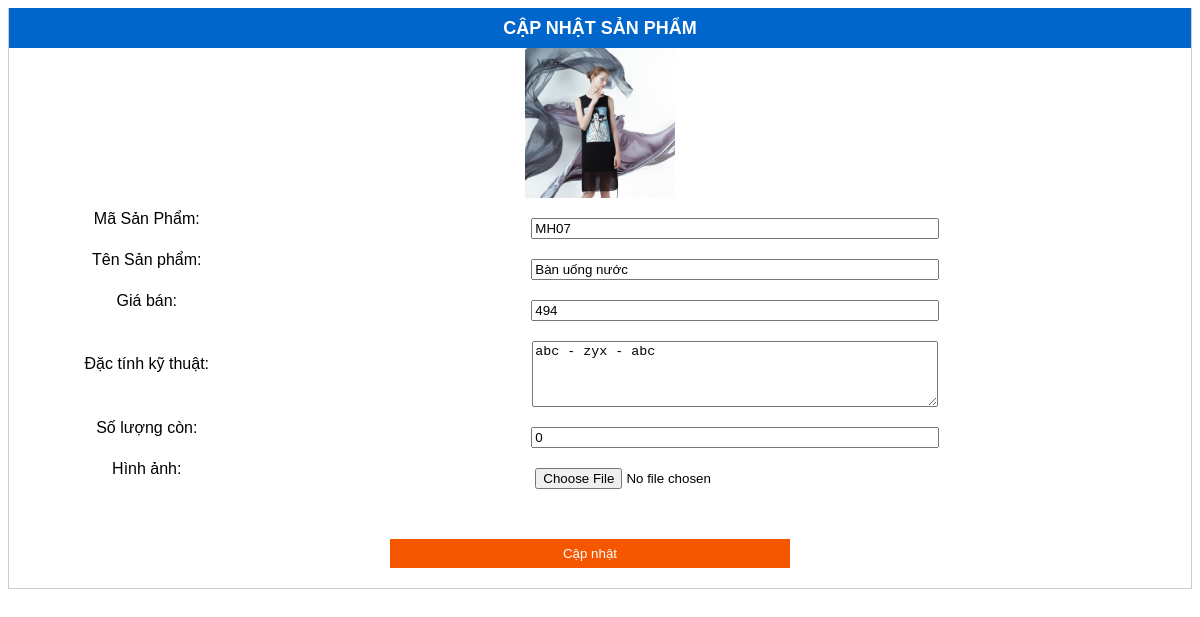
The page /admin/sua_qlsp.php?MaHang=MH07 on the database its author committed.
### tables this page shows
CREATE TABLE IF NOT EXISTS `mathang` (
  `MaNCC` varchar(10) NOT NULL,
  `MaHang` varchar(10) NOT NULL,
  `TenMH` varchar(255) NOT NULL,
  `HinhAnh` varchar(255) NOT NULL,
  `MoTa` varchar(255) NOT NULL,
  `DVT` varchar(15) NOT NULL,
  `Gia_ban` varchar(100) DEFAULT NULL,
  `SLTon` int(11) NOT NULL,
  `Thue` decimal(10,2) NOT NULL,
  `MaLMH` varchar(10) NOT NULL
);

### admin/sua_qlsp.php (the view, shortened to what this page needs)
<!DOCTYPE html PUBLIC "-//W3C//DTD XHTML 1.0 Transitional//EN" "http://www.w3.org/TR/xhtml1/DTD/xhtml1-transitional.dtd">
<html xmlns="http://www.w3.org/1999/xhtml">
<head>
<link rel="stylesheet" href="css/style1.css" />
</head>
<body>
<?php
	include("../ketnoi.php");
	$id_sp = $_GET['MaHang'];
	$truyvan_qlsp = mysqli_query($conn,"SELECT MaHang,TenMH,Gia_ban,SLTon,HinhAnh,MoTa FROM mathang WHERE  MaHang = '$id_sp'");
	$r = mysqli_fetch_array($truyvan_qlsp);
?>
<form action="" method="post" enctype="multipart/form-data" name="form1" id="">
  <table style="width: 100%; border:1px solid #ccc; border-top:0 !important;" cellpadding="0" cellspacing="0">
    <tr>
      <td colspan="2" style="background: #06c; padding:5px 0" class="style1">CẬP NHẬT SẢN PHẨM</td>
    </tr>
    <tr>
      <td colspan="2" align="center">
      <?php
	  	echo "<img src='../image/sanphamnoibat/".$r[4]."' width='150px' height='150px' border='0' style='object-fit:cover; object-position: top' />";
	  ?>      </td>
    </tr>
    <tr>
      <td class="ten_field">Mã Sản Phẩm: </td>
      <td><label>
        <input name="MaHang" type="text" id="ma_tb" style="" readonly="readonly" value="<?php if(isset($_GET['MaHang'])) { echo $r['MaHang']; } ?>" size="20" />
      </label></td>
    </tr>
    <tr>
      <td  class="ten_field">Tên Sản phẩm:</td>
      <td><input name="TenMH" type="text" id="ten_tb" value="<?php if(isset($_GET['MaHang'])) { echo $r['TenMH']; } ?>" size="40" /></td>
    </tr>
      <td class="ten_field">Giá bán:</td>
      <td><input name="Gia_ban" type="text" id="giaban" value="<?php if(isset($_GET['MaHang'])) { echo $r['Gia_ban']; }?>" size="20" />
        </td>
    <tr>
      <td class="ten_field">Đặc tính kỹ thuật:</td>
      <td><label>
        <textarea name="mota" id="dactinh" cols="55" rows="4"><?php if(isset($_GET['MaHang'])) { echo $r['MoTa']; } ?>
        </textarea>
      </label></td>
    </tr>
    <tr>
      <td class="ten_field">Số lượng còn:</td>
      <td><input name="SLTon" type="text" id="soluong" value="<?php if(isset($_GET['MaHang'])) { echo $r['SLTon']; } ?>" size="20" /></td>
    </tr>
    <tr>
      <td class="ten_field">Hình ảnh:</td>
      <td><label>
        <input type="file" name="file" id="file" />
      </label></td>
    </tr>
    <tr>
      <td class="style2">&nbsp;</td>
      <td class="style2" style="color: #f0c;"><?php echo $tb; ?></td>
    </tr>
    <tr>
      <td colspan="2" align="center"><label>
        <input type="submit" name="capnhat" id="capnhat" value="Cập nhật" />
      </label></td>
    </tr>
  </table>
</form>
</body>
</html>

### admin/css/style1.css (style rules this page uses)
body { font-family: arial; }
form input { width:500px; }
form input[type="submit"] { border:none; color:#fff; background:#f55600; padding:7px 15px; margin-bottom: 20px; }
.style1 { font-size: 18px; color: #FFFFFF; }
.style2 { color:#fff }
td { text-align: center; height: 30px; }
td input { width:400px; margin-right:20px; margin-top:20px }
td textarea { margin-top:20px; width:400px; margin-right:20px; }

### admin/sua_qlsp.php (style rules this page uses)
.style2 { color: #FFFFFF }
.ten_field { padding-right:15px; }

### rows shown on the page
mathang: HinhAnh (picture), MaHang "MH07", TenMH "Bàn uống nước", Gia_ban "494", mota "abc - zyx - abc", SLTon "0"
